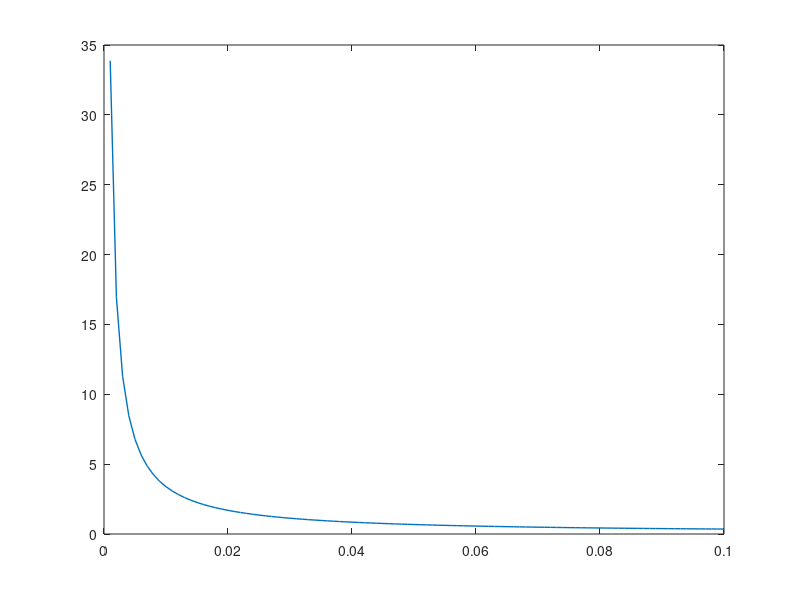

Write the MATLAB code that produced this figure. (Note: this script raises an error after producing the figure.)
%% Analysis of lowest order mode, given certain input parameters

lambda = 1.064e-6; % m
L = 100000; % 100 km cavity
R = 2*L; % radius of curvature for mirrors, 

% ABCD matrices
FS = @(L) [1, L; 0, 1];
Mmir = @(R) [1, 0; -2/R, 1]; % mirror reflection matrix (paraxial)
M = Mmir(R) * FS(L) * Mmir(R) * FS(L); % one round-trip ABCD
A = M(1,1); B = M(1,2); C = M(2,1); D = M(2,2);

% Solve for q: C*q^2 + (D-A)*q - B = 0
coeffs = [C, (D-A), -B];
q_roots = roots(coeffs);

% Pick root with positive imaginary part
q = q_roots(find(imag(q_roots) > 0, 1));

% Derive waist and spot at mirror
invq = 1/q;
w0 = sqrt(-lambda/(pi*imag(invq))); % waist at cavity center
zR = pi*w0^2 / lambda; % Rayleigh range
w_mirror = w0 * sqrt(1+((L/2)/zR)^2); % spot size at mirror for TEM00

fprintf('For L=%.3g m, R=%.3g m, lambda=%.3g m:\n', L, R, lambda);
fprintf('w0 = %.4g m = %.3f mm\n', w0, w0*1e3);
fprintf('zR = %.4g m\n', zR);
fprintf('w_mirror (radius) = %.4g m = %.3f mm\n', w_mirror, w_mirror*1e3);

%% After one pass analysis

w0s = 0.001:0.001:.1; % initial waist for diverging beam
zR = pi.*w0s.^2./lambda; % Rayleigh range
w_mirror = w0s.*sqrt(1+(L./zR).^2); % spot size after one pass

% Plotting
figure;
plot(w0s, w_mirror, 'LineWidth', 1);
title({'Initial Beam Waist vs. Beam Spot Size at Mirror 2'}, {'After One Non-Focusing Pass'})
ylabel('wz')
xlabel('w0')
